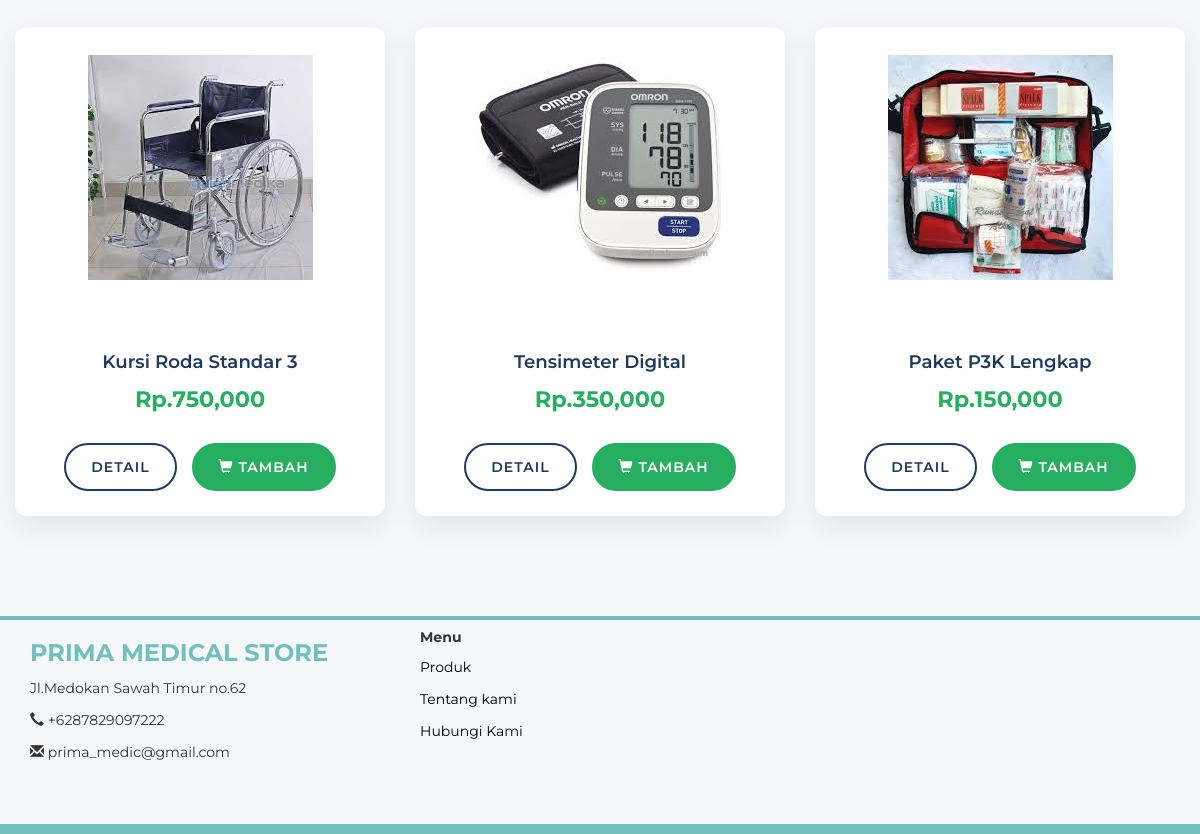
Before: / (lower part) with the older database file.
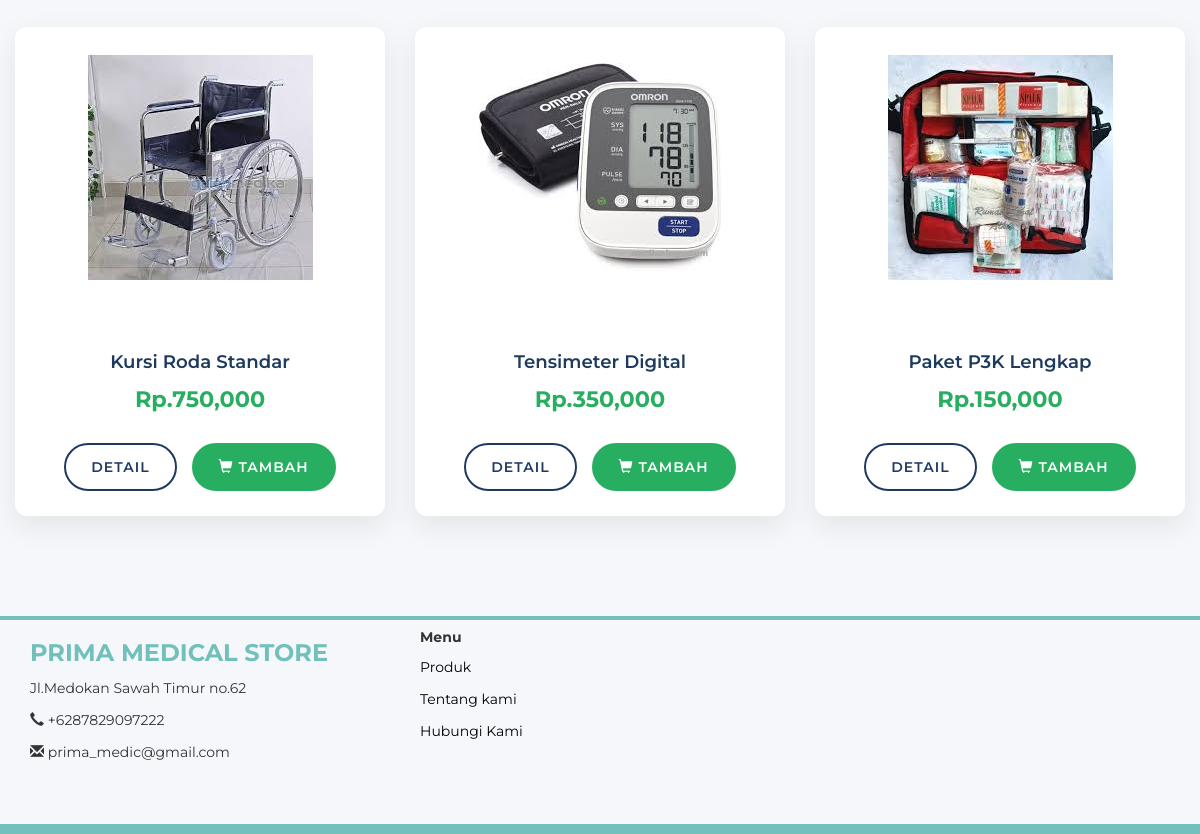
After: the same page with the newer database file.
### tables this page shows
CREATE TABLE `produk` (
  `kode_produk` varchar(100) NOT NULL,
  `nama` varchar(100) NOT NULL,
  `image` text NOT NULL,
  `deskripsi` text NOT NULL,
  `harga` int(11) NOT NULL
);

### index.php (the view, shortened to what this page needs)
<?php
include 'header.php';
?>
<div class="container product-section">
    <div class="row product-grid">
        <?php
        $result = mysqli_query($conn, "SELECT * FROM produk");
        while ($row = mysqli_fetch_assoc($result)) {
            ?>
            <div class="col-sm-6 col-md-4">
                <div class="product-card">
                    <div class="product-image-container">
                        <img src="image/produk/<?= $row['image']; ?>" alt="<?= $row['nama']; ?>" class="product-image">
                    </div>
                    <div class="card-body">
                        <h3 class="product-name"><?= $row['nama']; ?></h3>
                        <p class="product-price">Rp.<?= number_format($row['harga']); ?></p>
                        <div class="product-actions">
                            <a href="detail_produk.php?produk=<?= $row['kode_produk']; ?>" class="btn btn-detail">Detail</a>
                            <?php if(isset($_SESSION['kd_cs'])){ ?>
                                <a href="proses/add.php?produk=<?= $row['kode_produk']; ?>&kd_cs=<?= $kode_cs; ?>&hal=1" class="btn btn-cart">
                                    <i class="glyphicon glyphicon-shopping-cart"></i> Tambah
                                </a>
                            <?php
                            } else {
                                ?>
                                <a href="keranjang.php" class="btn btn-cart">
                                    <i class="glyphicon glyphicon-shopping-cart"></i> Tambah
                                </a>
                            <?php
                            }
                            ?>
                        </div>
                    </div>
                </div>
            </div>
            <?php
        }
        ?>
    </div>
</div>
<?php
include 'footer.php';
?>

Changed rows visible on the page:
changed produk: nama "Kursi Roda Standar 3" → "Kursi Roda Standar"
